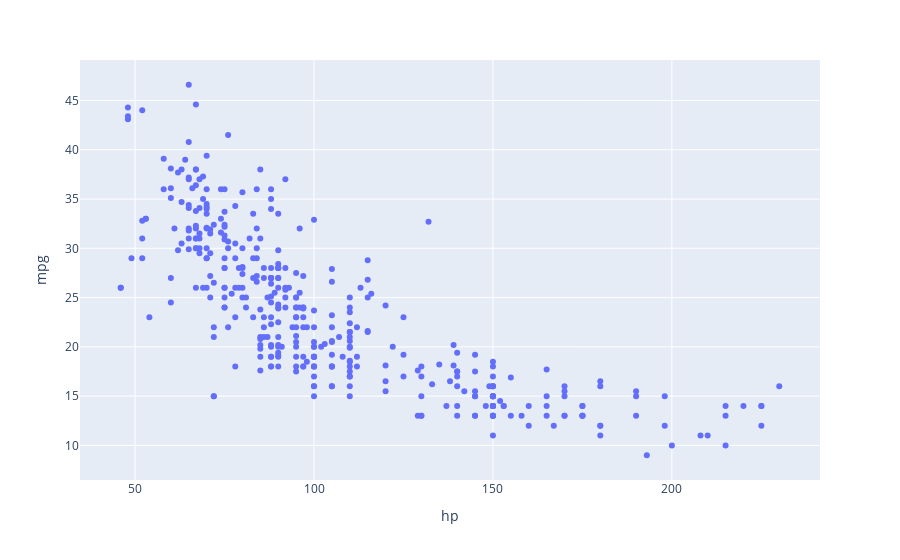

Notebook code for this chart:
### Markdown cell above
### Linear Features Only

### Code cell
#load the fuel dataset, and drop any rows that have missing data
vehicle_data = sns.load_dataset('mpg').dropna()
vehicle_data  = vehicle_data.rename(columns = {"horsepower": "hp"})
px.scatter(vehicle_data, x = "hp", y = "mpg")

### Figure 1 — Plotly figure (JSON) as saved in the notebook; plotly's stock layout.template omitted (floating-point values rounded to 4 significant figures; data arrays with more than 128 entries replaced by an {"elided": "..."} marker saying what was removed)
{"data": [{"hovertemplate": "hp=%{x}<br>mpg=%{y}<extra></extra>", "legendgroup": "", "marker": {"color": "#636efa", "symbol": "circle"}, "mode": "markers", "name": "", "orientation": "v", "showlegend": false, "type": "scatter", "x": {"elided": "392 int values"}, "xaxis": "x", "y": {"elided": "392 float values"}, "yaxis": "y"}], "layout": {"legend": {"tracegroupgap": 0}, "margin": {"t": 60}, "xaxis": {"anchor": "y", "domain": [0, 1], "title": {"text": "hp"}}, "yaxis": {"anchor": "x", "domain": [0, 1], "title": {"text": "mpg"}}}}
